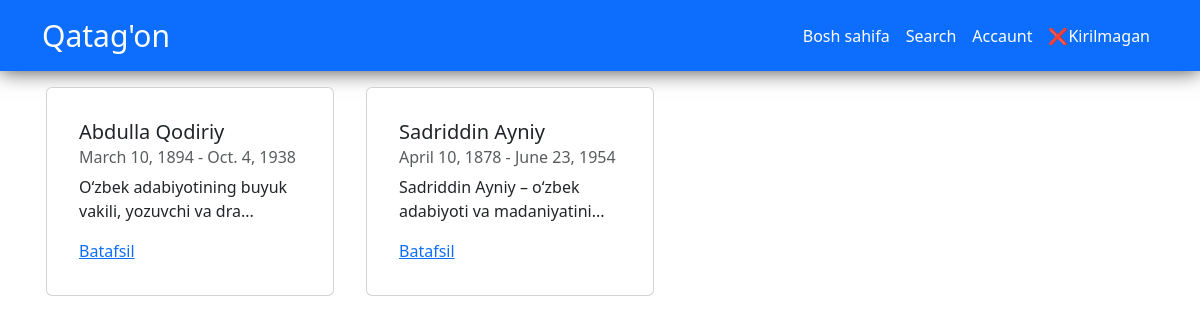
The app's page /, older data.
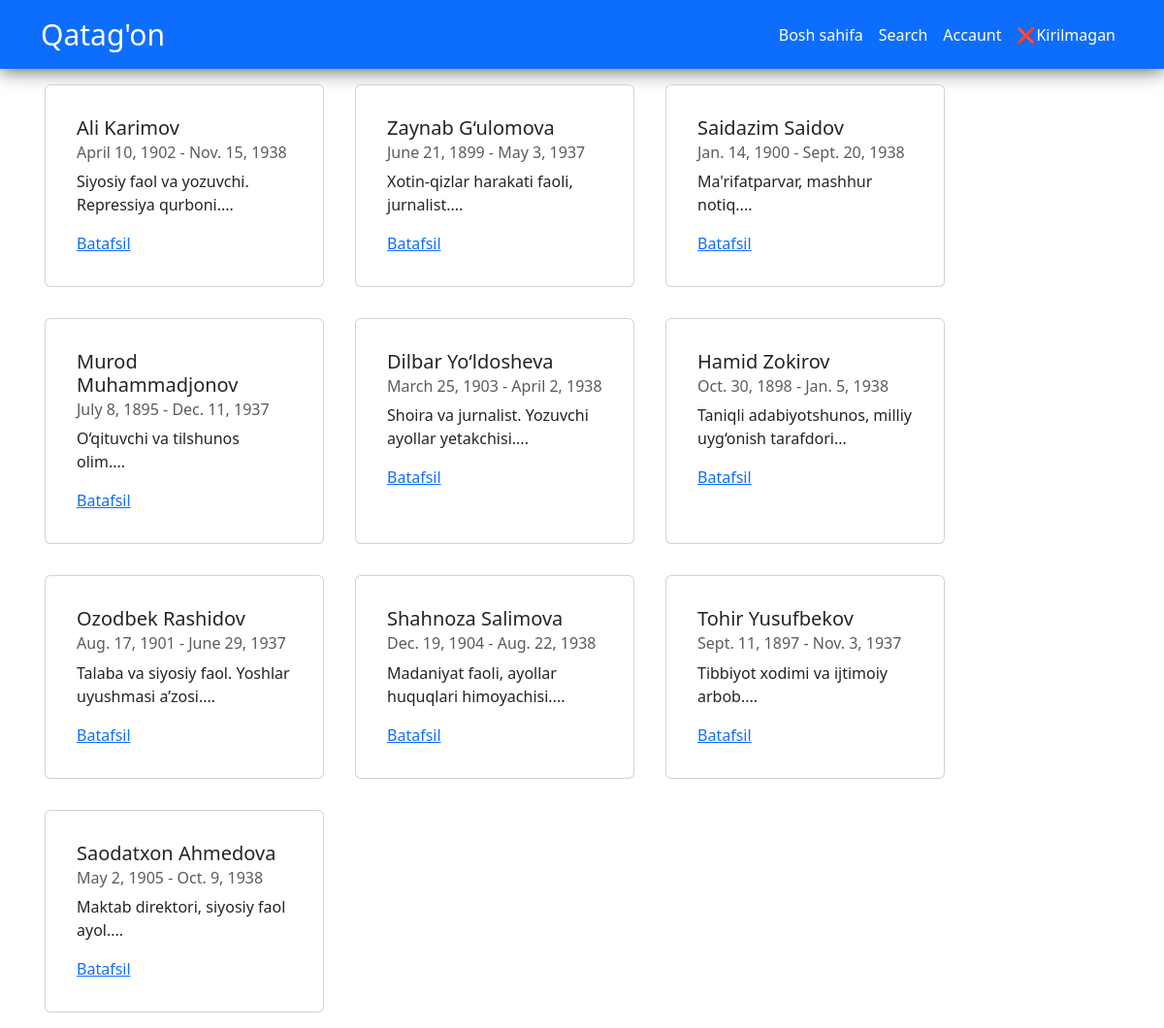
The same page, newer data.
### qatagon/models.py (models this page shows, shortened)
class QatagonClass(models.Model):
    full_name = models.CharField(max_length=150, null=False, blank=False)
    birth_date = models.DateField(null=False, blank=False)
    died_date = models.DateField(null=False, blank=False)
    description = models.TextField()
    region = models.CharField(max_length=150)
    ayblov = models.CharField(max_length=150)
    created_at = models.DateTimeField(auto_now_add=True)

### qatagon/views.py (the view)
# urls.py: path('', ListViewQatagon.as_view(), name='home'),
class ListViewQatagon(ListView):
    model = QatagonClass
    template_name = 'base.html'
    context_object_name = 'qatagon'

### templates/base.html (shortened to what this page needs)
{% load static %}
<!DOCTYPE html>
<html lang="en">
  <head>
    <link href="https://cdn.jsdelivr.net/npm/bootstrap@5.3.3/dist/css/bootstrap.min.css" rel="stylesheet" />
    <link rel="stylesheet" href="{% static 'base.css' %}" />
  </head>
  <body>
    <nav class="navbar navbar-expand-lg navbar-primary bg-primary">
      <div class="container cnt_cnt">
        <a class="brand_font navbar-brand text-white" href="{% url 'qatagon:home' %}">Qatag'on</a>
        <div class="collapse navbar-collapse" id="navbarNav">
          <ul class="navbar-nav ms-auto">
            <li class="nav-item">
              <a class="nav-link active text-white" aria-current="page" href="{% url 'qatagon:home' %}">Bosh sahifa</a>
            </li>
            <li class="nav-item">
              <a class="nav-link active text-white" aria-current="page" href="{% url 'qatagon:search' %}">Search</a>
            </li>
            <li class="nav-item">
              <a class="nav-link active text-white" aria-current="page" href="{% url 'accaunt:home' %}">Accaunt</a>
            </li>
            {% if user.is_authenticated %}
              <li class="nav-item utilgan">
                <a class="nav-link active text-white" aria-current="page" href="{% url 'accaunt:home' %}">✅Kirildi</a>
              </li>
            {% else %}
              <li class="nav-item utilmagan">
                <a class="nav-link active text-white" aria-current="page" href="{% url 'accaunt:signup' %}">❌Kirilmagan</a>
              </li>
            {% endif %}
          </ul>
        </div>
      </div>
    </nav>
    {% block content %}
      <div class="container">
        <div class="row">
          {% for q in qatagon %}
            <div class="card p-3 m-3" style="width: 18rem;">
              <div class="card-body">
                <h5 class="card-title">{{ q.full_name }}</h5>
                <h6 class="card-subtitle mb-2 text-muted">{{ q.birth_date }} - {{ q.died_date }}</h6>
                <p class="card-text">{{ q.description|slice:':50' }}...</p>
                <a href="{% url 'qatagon:detail' q.pk %}" class="card-link">Batafsil</a>
              </div>
            </div>
          {% endfor %}
        </div>
      </div>
    {% endblock %}
  </body>
</html>

### static/base.css (style rules this page uses)
.brand_font { font-size: 30px; font-weight: 500; }
.navbar { box-shadow: 0 0 20px rgb(66, 66, 66); }

Row changes from the older to the newer data that the page shows:
removed QatagonClass: full_name "Abdulla Qodiriy", birth_date "March 10, 1894", died_date "Oct. 4, 1938", description "O‘zbek adabiyotining buyuk vakili, yozuvchi va dra"
removed QatagonClass: full_name "Sadriddin Ayniy", birth_date "April 10, 1878", died_date "June 23, 1954", description "Sadriddin Ayniy – o‘zbek adabiyoti va madaniyatini"
added QatagonClass: full_name "Ali Karimov", birth_date "April 10, 1902", died_date "Nov. 15, 1938", description "Siyosiy faol va yozuvchi. Repressiya qurboni."
added QatagonClass: full_name "Zaynab G‘ulomova", birth_date "June 21, 1899", died_date "May 3, 1937", description "Xotin-qizlar harakati faoli, jurnalist."
added QatagonClass: full_name "Saidazim Saidov", birth_date "Jan. 14, 1900", died_date "Sept. 20, 1938", description "Ma'rifatparvar, mashhur notiq."
added QatagonClass: full_name "Murod Muhammadjonov", birth_date "July 8, 1895", died_date "Dec. 11, 1937", description "O‘qituvchi va tilshunos olim."
added QatagonClass: full_name "Dilbar Yo‘ldosheva", birth_date "March 25, 1903", died_date "April 2, 1938", description "Shoira va jurnalist. Yozuvchi ayollar yetakchisi."
added QatagonClass: full_name "Hamid Zokirov", birth_date "Oct. 30, 1898", died_date "Jan. 5, 1938", description "Taniqli adabiyotshunos, milliy uyg‘onish tarafdori"
added QatagonClass: full_name "Ozodbek Rashidov", birth_date "Aug. 17, 1901", died_date "June 29, 1937", description "Talaba va siyosiy faol. Yoshlar uyushmasi a’zosi."
added QatagonClass: full_name "Shahnoza Salimova", birth_date "Dec. 19, 1904", died_date "Aug. 22, 1938", description "Madaniyat faoli, ayollar huquqlari himoyachisi."
added QatagonClass: full_name "Tohir Yusufbekov", birth_date "Sept. 11, 1897", died_date "Nov. 3, 1937", description "Tibbiyot xodimi va ijtimoiy arbob."
added QatagonClass: full_name "Saodatxon Ahmedova", birth_date "May 2, 1905", died_date "Oct. 9, 1938", description "Maktab direktori, siyosiy faol ayol."
